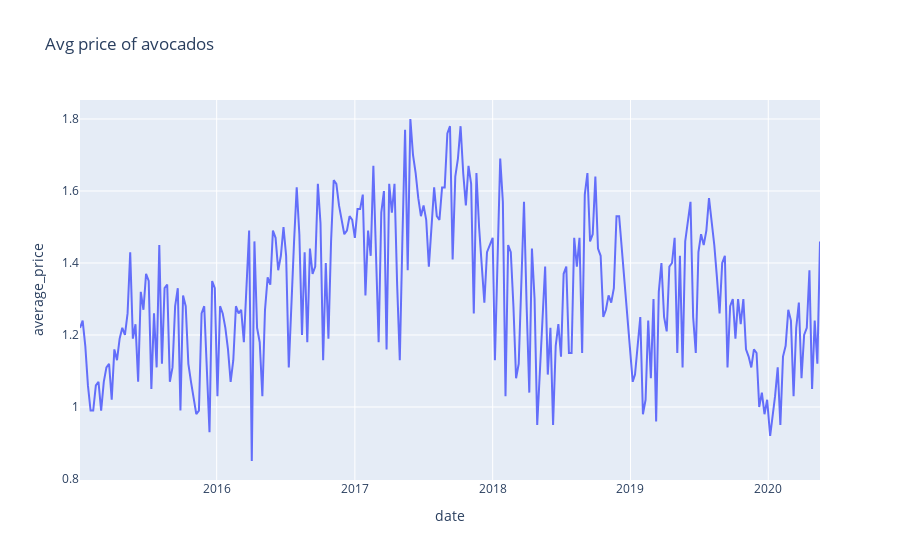

Here is the notebook cell this chart was saved with:
### Code cell
fig = px.line(filtered_df, x="date", y="average_price", title='Avg price of avocados')
fig.show()

### Figure 1 — Plotly figure (JSON) as saved in the notebook; plotly's stock layout.template omitted (floating-point values rounded to 4 significant figures; data arrays with more than 128 entries replaced by an {"elided": "..."} marker saying what was removed)
{"data": [{"hovertemplate": "date=%{x}<br>average_price=%{y}<extra></extra>", "legendgroup": "", "line": {"color": "#636efa", "dash": "solid"}, "mode": "lines", "name": "", "orientation": "v", "showlegend": false, "type": "scatter", "x": {"elided": "278 str values"}, "xaxis": "x", "y": {"elided": "278 float values"}, "yaxis": "y"}], "layout": {"legend": {"tracegroupgap": 0}, "title": {"text": "Avg price of avocados"}, "xaxis": {"anchor": "y", "domain": [0, 1], "title": {"text": "date"}}, "yaxis": {"anchor": "x", "domain": [0, 1], "title": {"text": "average_price"}}}}
